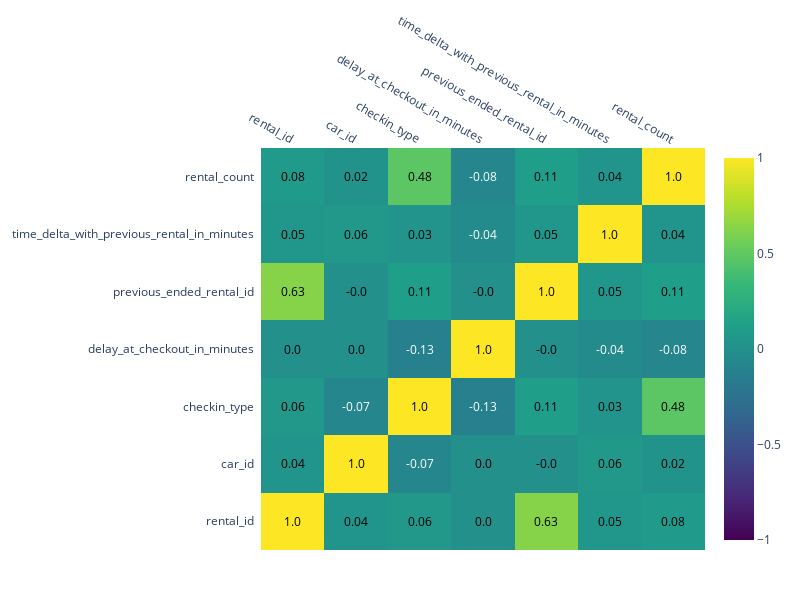

Notebook code for this chart:
### Code cell
# Correlation matrix
corr_dataset = dataset[['rental_id','car_id','checkin_type','delay_at_checkout_in_minutes','previous_ended_rental_id','time_delta_with_previous_rental_in_minutes','rental_count']]
corr_dataset['checkin_type']  = corr_dataset['checkin_type'].apply(lambda x: 1 if x == 'connect' else 0)

corr_dataset.head()
corr_matrix = corr_dataset.corr().round(2)
fig = ff.create_annotated_heatmap(corr_matrix.values,
    x = corr_matrix.columns.tolist(),
    y = corr_matrix.index.tolist(),
    colorscale='Viridis',
    showscale=True,
    zmin=-1,
    zmax=1
)
fig.update_layout(
    width=800,
    height=600,
    margin=dict(t=50, r=50, l=50, b=50) 
)
                                  
fig.show()

### Figure 1 — Plotly figure (JSON) as saved in the notebook; plotly's stock layout.template omitted (floating-point values rounded to 4 significant figures)
{"data": [{"colorscale": [[0, "#440154"], [0.1111, "#482878"], [0.2222, "#3e4989"], [0.3333, "#31688e"], [0.4444, "#26828e"], [0.5556, "#1f9e89"], [0.6667, "#35b779"], [0.7778, "#6ece58"], [0.8889, "#b5de2b"], [1, "#fde725"]], "reversescale": false, "showscale": true, "type": "heatmap", "x": ["rental_id", "car_id", "checkin_type", "delay_at_checkout_in_minutes", "previous_ended_rental_id", "time_delta_with_previous_rental_in_minutes", "rental_count"], "y": ["rental_id", "car_id", "checkin_type", "delay_at_checkout_in_minutes", "previous_ended_rental_id", "time_delta_with_previous_rental_in_minutes", "rental_count"], "z": [[1, 0.04, 0.06, 0, 0.63, 0.05, 0.08], [0.04, 1, -0.07, 0, 0, 0.06, 0.02], [0.06, -0.07, 1, -0.13, 0.11, 0.03, 0.48], [0, 0, -0.13, 1, 0, -0.04, -0.08], [0.63, 0, 0.11, 0, 1, 0.05, 0.11], [0.05, 0.06, 0.03, -0.04, 0.05, 1, 0.04], [0.08, 0.02, 0.48, -0.08, 0.11, 0.04, 1]], "zmax": 1, "zmin": -1}], "layout": {"annotations": [{"font": {"color": "#000000"}, "showarrow": false, "text": "1.0", "x": "rental_id", "xref": "x", "y": "rental_id", "yref": "y"}, {"font": {"color": "#000000"}, "showarrow": false, "text": "0.04", "x": "car_id", "xref": "x", "y": "rental_id", "yref": "y"}, {"font": {"color": "#000000"}, "showarrow": false, "text": "0.06", "x": "checkin_type", "xref": "x", "y": "rental_id", "yref": "y"}, {"font": {"color": "#000000"}, "showarrow": false, "text": "0.0", "x": "delay_at_checkout_in_minutes", "xref": "x", "y": "rental_id", "yref": "y"}, {"font": {"color": "#000000"}, "showarrow": false, "text": "0.63", "x": "previous_ended_rental_id", "xref": "x", "y": "rental_id", "yref": "y"}, {"font": {"color": "#000000"}, "showarrow": false, "text": "0.05", "x": "time_delta_with_previous_rental_in_minutes", "xref": "x", "y": "rental_id", "yref": "y"}, {"font": {"color": "#000000"}, "showarrow": false, "text": "0.08", "x": "rental_count", "xref": "x", "y": "rental_id", "yref": "y"}, {"font": {"color": "#000000"}, "showarrow": false, "text": "0.04", "x": "rental_id", "xref": "x", "y": "car_id", "yref": "y"}, {"font": {"color": "#000000"}, "showarrow": false, "text": "1.0", "x": "car_id", "xref": "x", "y": "car_id", "yref": "y"}, {"font": {"color": "#FFFFFF"}, "showarrow": false, "text": "-0.07", "x": "checkin_type", "xref": "x", "y": "car_id", "yref": "y"}, {"font": {"color": "#000000"}, "showarrow": false, "text": "0.0", "x": "delay_at_checkout_in_minutes", "xref": "x", "y": "car_id", "yref": "y"}, {"font": {"color": "#000000"}, "showarrow": false, "text": "-0.0", "x": "previous_ended_rental_id", "xref": "x", "y": "car_id", "yref": "y"}, {"font": {"color": "#000000"}, "showarrow": false, "text": "0.06", "x": "time_delta_with_previous_rental_in_minutes", "xref": "x", "y": "car_id", "yref": "y"}, {"font": {"color": "#000000"}, "showarrow": false, "text": "0.02", "x": "rental_count", "xref": "x", "y": "car_id", "yref": "y"}, {"font": {"color": "#000000"}, "showarrow": false, "text": "0.06", "x": "rental_id", "xref": "x", "y": "checkin_type", "yref": "y"}, {"font": {"color": "#FFFFFF"}, "showarrow": false, "text": "-0.07", "x": "car_id", "xref": "x", "y": "checkin_type", "yref": "y"}, {"font": {"color": "#000000"}, "showarrow": false, "text": "1.0", "x": "checkin_type", "xref": "x", "y": "checkin_type", "yref": "y"}, {"font": {"color": "#FFFFFF"}, "showarrow": false, "text": "-0.13", "x": "delay_at_checkout_in_minutes", "xref": "x", "y": "checkin_type", "yref": "y"}, {"font": {"color": "#000000"}, "showarrow": false, "text": "0.11", "x": "previous_ended_rental_id", "xref": "x", "y": "checkin_type", "yref": "y"}, {"font": {"color": "#000000"}, "showarrow": false, "text": "0.03", "x": "time_delta_with_previous_rental_in_minutes", "xref": "x", "y": "checkin_type", "yref": "y"}, {"font": {"color": "#000000"}, "showarrow": false, "text": "0.48", "x": "rental_count", "xref": "x", "y": "checkin_type", "yref": "y"}, {"font": {"color": "#000000"}, "showarrow": false, "text": "0.0", "x": "rental_id", "xref": "x", "y": "delay_at_checkout_in_minutes", "yref": "y"}, {"font": {"color": "#000000"}, "showarrow": false, "text": "0.0", "x": "car_id", "xref": "x", "y": "delay_at_checkout_in_minutes", "yref": "y"}, {"font": {"color": "#FFFFFF"}, "showarrow": false, "text": "-0.13", "x": "checkin_type", "xref": "x", "y": "delay_at_checkout_in_minutes", "yref": "y"}, {"font": {"color": "#000000"}, "showarrow": false, "text": "1.0", "x": "delay_at_checkout_in_minutes", "xref": "x", "y": "delay_at_checkout_in_minutes", "yref": "y"}, {"font": {"color": "#000000"}, "showarrow": false, "text": "-0.0", "x": "previous_ended_rental_id", "xref": "x", "y": "delay_at_checkout_in_minutes", "yref": "y"}, {"font": {"color": "#FFFFFF"}, "showarrow": false, "text": "-0.04", "x": "time_delta_with_previous_rental_in_minutes", "xref": "x", "y": "delay_at_checkout_in_minutes", "yref": "y"}, {"font": {"color": "#FFFFFF"}, "showarrow": false, "text": "-0.08", "x": "rental_count", "xref": "x", "y": "delay_at_checkout_in_minutes", "yref": "y"}, {"font": {"color": "#000000"}, "showarrow": false, "text": "0.63", "x": "rental_id", "xref": "x", "y": "previous_ended_rental_id", "yref": "y"}, {"font": {"color": "#000000"}, "showarrow": false, "text": "-0.0", "x": "car_id", "xref": "x", "y": "previous_ended_rental_id", "yref": "y"}, {"font": {"color": "#000000"}, "showarrow": false, "text": "0.11", "x": "checkin_type", "xref": "x", "y": "previous_ended_rental_id", "yref": "y"}, {"font": {"color": "#000000"}, "showarrow": false, "text": "-0.0", "x": "delay_at_checkout_in_minutes", "xref": "x", "y": "previous_ended_rental_id", "yref": "y"}, {"font": {"color": "#000000"}, "showarrow": false, "text": "1.0", "x": "previous_ended_rental_id", "xref": "x", "y": "previous_ended_rental_id", "yref": "y"}, {"font": {"color": "#000000"}, "showarrow": false, "text": "0.05", "x": "time_delta_with_previous_rental_in_minutes", "xref": "x", "y": "previous_ended_rental_id", "yref": "y"}, {"font": {"color": "#000000"}, "showarrow": false, "text": "0.11", "x": "rental_count", "xref": "x", "y": "previous_ended_rental_id", "yref": "y"}, {"font": {"color": "#000000"}, "showarrow": false, "text": "0.05", "x": "rental_id", "xref": "x", "y": "time_delta_with_previous_rental_in_minutes", "yref": "y"}, {"font": {"color": "#000000"}, "showarrow": false, "text": "0.06", "x": "car_id", "xref": "x", "y": "time_delta_with_previous_rental_in_minutes", "yref": "y"}, {"font": {"color": "#000000"}, "showarrow": false, "text": "0.03", "x": "checkin_type", "xref": "x", "y": "time_delta_with_previous_rental_in_minutes", "yref": "y"}, {"font": {"color": "#FFFFFF"}, "showarrow": false, "text": "-0.04", "x": "delay_at_checkout_in_minutes", "xref": "x", "y": "time_delta_with_previous_rental_in_minutes", "yref": "y"}, {"font": {"color": "#000000"}, "showarrow": false, "text": "0.05", "x": "previous_ended_rental_id", "xref": "x", "y": "time_delta_with_previous_rental_in_minutes", "yref": "y"}, {"font": {"color": "#000000"}, "showarrow": false, "text": "1.0", "x": "time_delta_with_previous_rental_in_minutes", "xref": "x", "y": "time_delta_with_previous_rental_in_minutes", "yref": "y"}, {"font": {"color": "#000000"}, "showarrow": false, "text": "0.04", "x": "rental_count", "xref": "x", "y": "time_delta_with_previous_rental_in_minutes", "yref": "y"}, {"font": {"color": "#000000"}, "showarrow": false, "text": "0.08", "x": "rental_id", "xref": "x", "y": "rental_count", "yref": "y"}, {"font": {"color": "#000000"}, "showarrow": false, "text": "0.02", "x": "car_id", "xref": "x", "y": "rental_count", "yref": "y"}, {"font": {"color": "#000000"}, "showarrow": false, "text": "0.48", "x": "checkin_type", "xref": "x", "y": "rental_count", "yref": "y"}, {"font": {"color": "#FFFFFF"}, "showarrow": false, "text": "-0.08", "x": "delay_at_checkout_in_minutes", "xref": "x", "y": "rental_count", "yref": "y"}, {"font": {"color": "#000000"}, "showarrow": false, "text": "0.11", "x": "previous_ended_rental_id", "xref": "x", "y": "rental_count", "yref": "y"}, {"font": {"color": "#000000"}, "showarrow": false, "text": "0.04", "x": "time_delta_with_previous_rental_in_minutes", "xref": "x", "y": "rental_count", "yref": "y"}, {"font": {"color": "#000000"}, "showarrow": false, "text": "1.0", "x": "rental_count", "xref": "x", "y": "rental_count", "yref": "y"}], "height": 600, "margin": {"b": 50, "l": 50, "r": 50, "t": 50}, "width": 800, "xaxis": {"dtick": 1, "gridcolor": "rgb(0, 0, 0)", "side": "top", "ticks": ""}, "yaxis": {"dtick": 1, "ticks": "", "ticksuffix": "  "}}}
